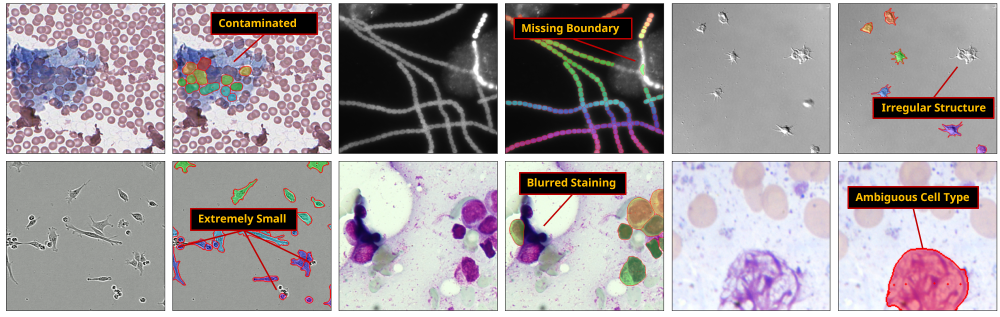
#> input picture src/methods/MEDIAR/MEDIAR/image/failure_cases.png, 2000 x 633 px (shown at 1/2 size)
$ python -i augmentation.py   (imports and definitions only)
#> lines starting #> are read from the running program, lines starting #| are printed output that depends on the picture
#> further down, picture is the input picture: shape (633, 2000, 3); mean B, G, R 159.5, 155.6, 163.4
### src/methods/cellbin2/modules/naming.py
from pathlib import Path
from typing import Union, Callable
from cellbin2 import __version__


def my_property_dec(func: Callable[..., str]) -> property:
    # [4 lines left out: function wrapper, not called in this run]

    wrapper.__doc__ = func.__doc__  # 保留原始函数的文档字符串
    return property(wrapper)


class DumpMatrixFileNaming:
    # [44 lines left out: functions __init__, cell_bin_matrix, cell_correct_bin_matrix, tissue_bin_matrix, matrix_template, heatmap and 3 more, not called in this run]


class DumpImageFileNaming:
    # [99 lines left out: functions __init__, stitch_image, transform_cell_mask, transform_cell_mask_raw, transform_tissue_mask, transform_tissue_mask_raw and 12 more, not called in this run]


class DumpPipelineFileNaming(object):
    """ 实现对CellBin输出文件的命名管理，输出文件内部关键字段的命名管理 """

    def __init__(self, chip_no: str, save_dir):
        self._chip_no = chip_no
        self.save_dir = save_dir

    # [39 lines left out: functions report, metrics, ipr, rpi, final_nuclear_mask, final_cell_mask and 2 more, not called in this run]


def main():
    pass


# [2 lines that do not run on import are left out]

### src/methods/cellbin2/image/augmentation.py
import copy
import numpy as np
from PIL import Image
import cv2
from numba import njit, prange, jit
import math
from skimage.exposure import equalize_adapthist
from cellbin2.utils.common import TechType


# [87 lines left out: functions find_thresh, f_rgb2gray, f_gray2bgr, not called in this run]


def f_clahe_rgb(img, kernel_size=128):
#> called with kernel_size = 128
    image_lab = cv2.cvtColor(img, cv2.COLOR_BGR2LAB)
#> image_lab: shape (633, 2000, 3); mean of channels 0, 1, 2 163.5, 131.9, 127.5

    # split the image into L, A, and B channels
    l_channel, a_channel, b_channel = cv2.split(image_lab)
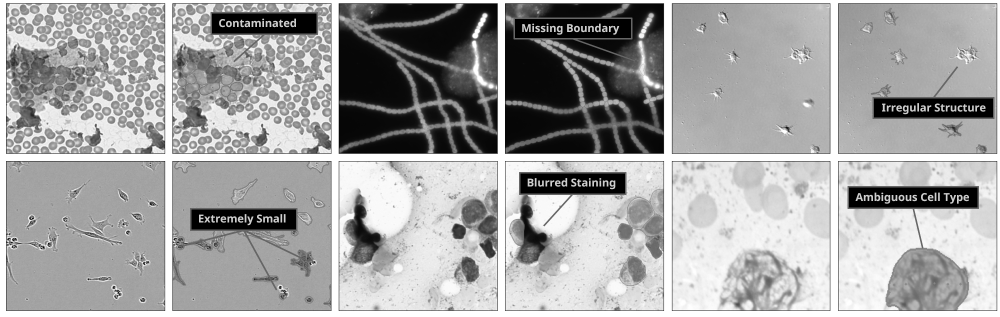
#> l_channel: shape (633, 2000) (shown at 1/2 size); min 0, max 255, mean 163.5
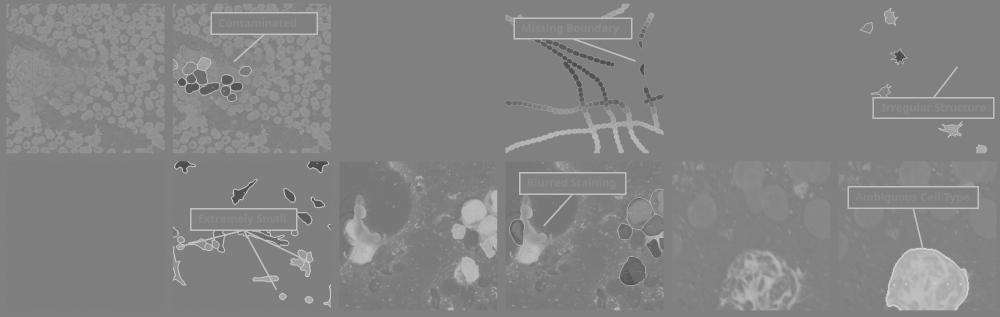
#> a_channel: shape (633, 2000) (shown at 1/2 size); min 68, max 208, mean 131.9
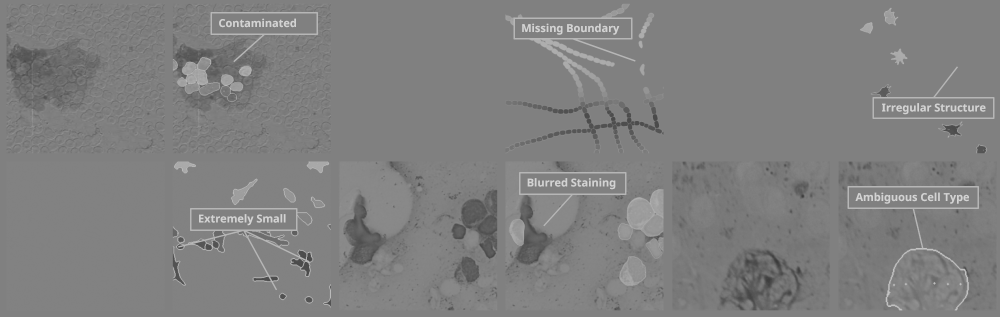
#> b_channel: shape (633, 2000) (shown at 1/2 size); min 57, max 211, mean 127.5

    # apply CLAHE to lightness channel
    clahe = cv2.createCLAHE(clipLimit=2.56, tileGridSize=(math.ceil(img.shape[0] / kernel_size),
                                                          math.ceil(img.shape[1] / kernel_size)))
    cl = clahe.apply(l_channel)
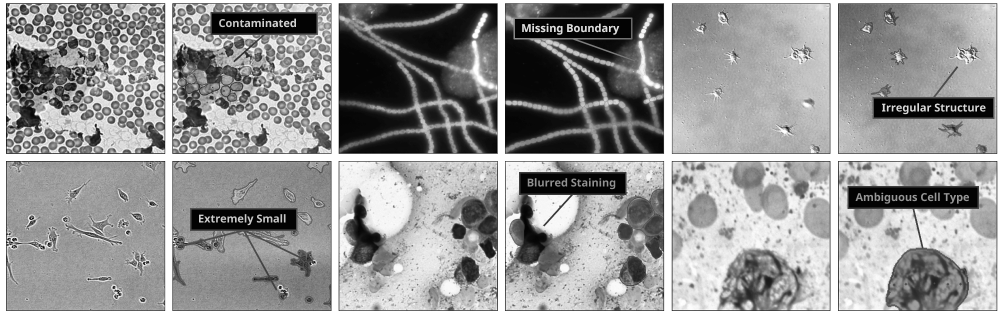
#> cl: shape (633, 2000) (shown at 1/2 size); min 1, max 255, mean 149.9

    # merge the CLAHE enhanced L channel with the original A and B channel
    merged_channels = cv2.merge((cl, a_channel, b_channel))
#> merged_channels: shape (633, 2000, 3); mean of channels 0, 1, 2 149.9, 131.9, 127.5

    # convert iamge from LAB color model back to RGB color model
    final_image = cv2.cvtColor(merged_channels, cv2.COLOR_LAB2BGR)
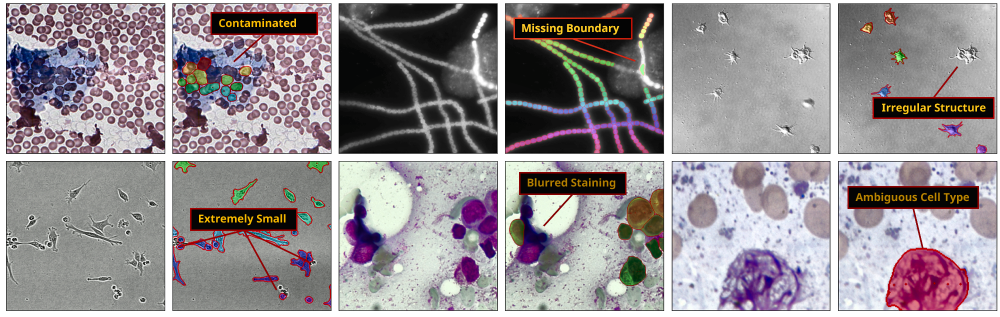
#> final_image: shape (633, 2000, 3) (shown at 1/2 size); mean B, G, R 145.9, 142, 148.9
    return final_image


# [492 lines left out: functions f_rgb2hsv, f_padding, f_resize, f_percentile_threshold, f_equalize_adapthist, f_equalize_adapthist_V2 and 13 more, not called in this run]

#
# pt_enhance_method = {
#     StainType.ssDNA.value: dapi_enhance,
#     StainType.DAPI.value: dapi_enhance,
#     StainType.HE.value: he_enhance
# }
#
line_enhance_method = {
    TechType.HE: he_enhance
}
#
# clarity_enhance_method = {
#     StainType.HE.value: f_rgb2gray
# }

>>> import cv2
>>> picture = cv2.imread('../../MEDIAR/MEDIAR/image/failure_cases.png')
>>> result = f_clahe_rgb(picture)
